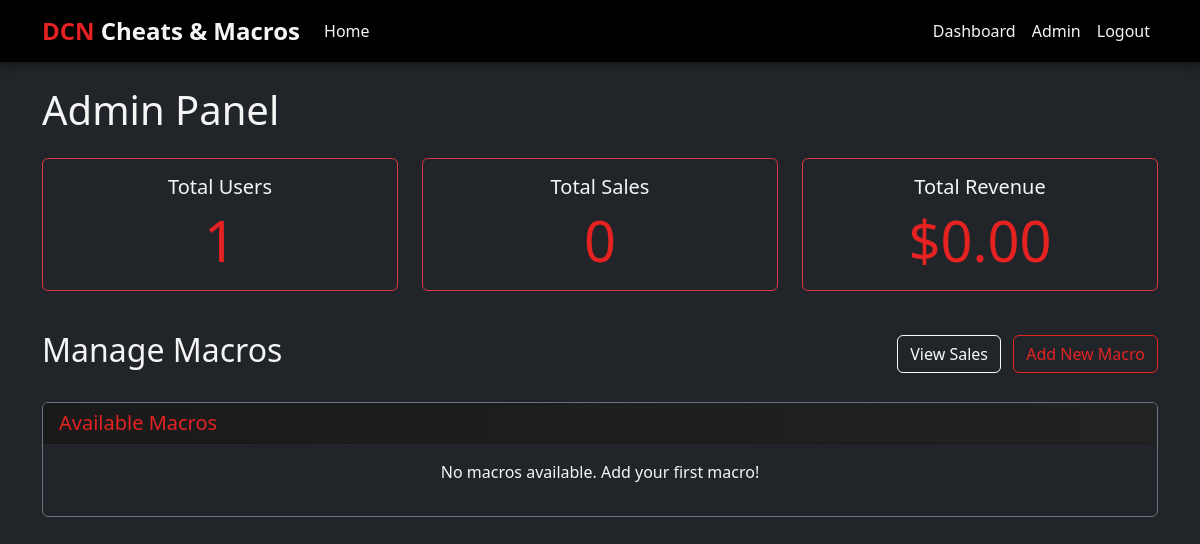
Page /admin (signed in) on the earlier database version.
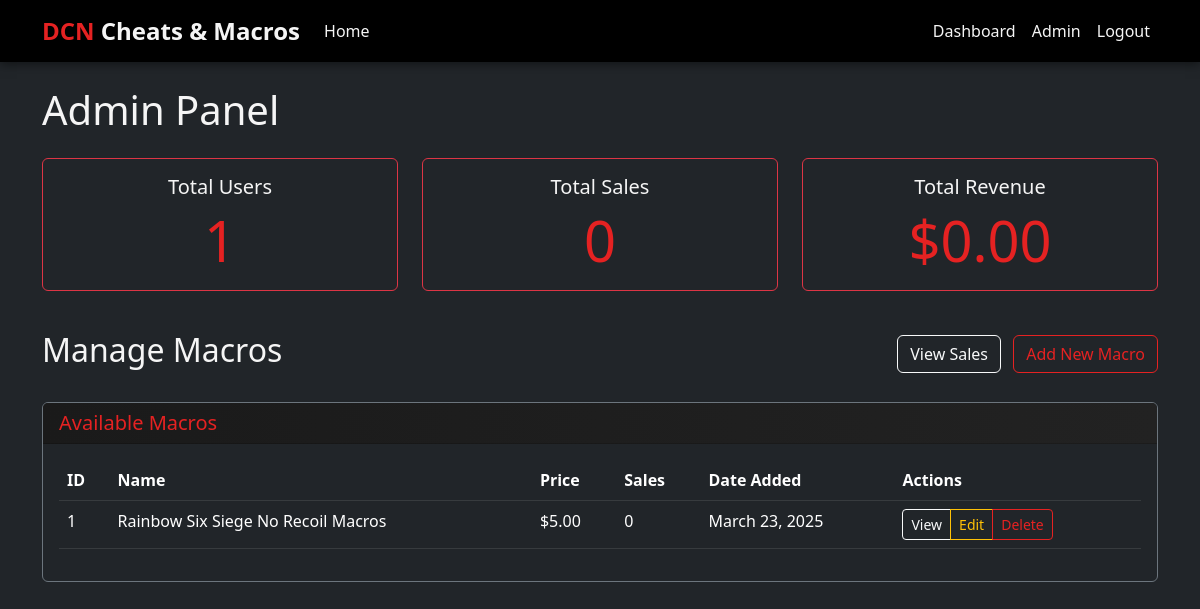
Same page on the later database version.
### app.py (models this page shows, shortened)
class Macro(db.Model):
    id = db.Column(db.Integer, primary_key=True)
    name = db.Column(db.String(100), nullable=False)
    description = db.Column(db.Text, nullable=False)
    price = db.Column(db.Float, nullable=False)
    file_path = db.Column(db.String(200), nullable=False)
    date_added = db.Column(db.DateTime, default=datetime.utcnow)
    purchases = db.relationship('Purchase', backref='product', lazy=True)

### app.py (the view)
@app.route('/admin')
@login_required
def admin():
    if current_user.username != "MiniDuncan":
        flash('Unauthorized access')
        return redirect(url_for('home'))
    macros = Macro.query.all()
    total_users = User.query.count()
    total_sales = Purchase.query.count()
    total_revenue = db.session.query(db.func.sum(Macro.price)).join(Purchase).scalar() or 0
    return render_template('admin.html',
                          macros=macros,
                          total_users=total_users,
                          total_sales=total_sales,
                          total_revenue=total_revenue)

### app.py (called while the page is built)
@login_manager.user_loader
def load_user(user_id):
    return User.query.get(int(user_id))

### templates/admin.html (shortened to what this page needs)
{% extends 'layout.html' %}
{% block content %}
<h1 class="mb-4">Admin Panel</h1>
<div class="row mb-4">
    <div class="col-md-4">
        <div class="card bg-dark border-danger mb-3">
            <div class="card-body text-center">
                <h5 class="card-title">Total Users</h5>
                <p class="card-text display-4 text-danger">{{ total_users }}</p>
            </div>
        </div>
    </div>
    <div class="col-md-4">
        <div class="card bg-dark border-danger mb-3">
            <div class="card-body text-center">
                <h5 class="card-title">Total Sales</h5>
                <p class="card-text display-4 text-danger">{{ total_sales }}</p>
            </div>
        </div>
    </div>
    <div class="col-md-4">
        <div class="card bg-dark border-danger mb-3">
            <div class="card-body text-center">
                <h5 class="card-title">Total Revenue</h5>
                <p class="card-text display-4 text-danger">${{ "%.2f"|format(total_revenue) }}</p>
            </div>
        </div>
    </div>
</div>
<div class="d-flex justify-content-between align-items-center mb-4">
    <h2>Manage Macros</h2>
    <div>
        <a href="{{ url_for('admin_sales') }}" class="btn btn-outline-light me-2">View Sales</a>
        <a href="{{ url_for('add_macro') }}" class="btn btn-outline-danger">Add New Macro</a>
    </div>
</div>
<div class="card bg-dark border-secondary">
    <div class="card-header bg-gradient-dark">
        <h3 class="text-danger h5 mb-0">Available Macros</h3>
    </div>
    <div class="card-body">
        {% if macros %}
            <div class="table-responsive">
                <table class="table table-dark table-hover">
                    <thead>
                        <tr>
                            <th>ID</th>
                            <th>Name</th>
                            <th>Price</th>
                            <th>Sales</th>
                            <th>Date Added</th>
                            <th>Actions</th>
                        </tr>
                    </thead>
                    <tbody>
                        {% for macro in macros %}
                            <tr>
                                <td>{{ macro.id }}</td>
                                <td>{{ macro.name }}</td>
                                <td>${{ "%.2f"|format(macro.price) }}</td>
                                <td>{{ macro.purchases|length }}</td>
                                <td>{{ macro.date_added.strftime('%B %d, %Y') }}</td>
                                <td>
                                    <div class="btn-group" role="group">
                                        <a href="{{ url_for('macro_detail', macro_id=macro.id) }}" class="btn btn-sm btn-outline-light">View</a>
                                        <a href="{{ url_for('edit_macro', macro_id=macro.id) }}" class="btn btn-sm btn-outline-warning">Edit</a>
                                        <button type="button" class="btn btn-sm btn-outline-danger" data-bs-toggle="modal" data-bs-target="#deleteModal{{ macro.id }}">Delete</button>
                                    </div>
                                </td>
                            </tr>
                        {% endfor %}
                    </tbody>
                </table>
            </div>
        {% else %}
            <p class="text-center">No macros available. Add your first macro!</p>
        {% endif %}
    </div>
</div>
{% endblock %}

### templates/layout.html (shortened to what this page needs)
<!DOCTYPE html>
<html lang="en">
<head>
    <link rel="stylesheet" href="https://cdnjs.cloudflare.com/ajax/libs/bootstrap/5.3.0/css/bootstrap.min.css">
    <link rel="stylesheet" href="{{ url_for('static', filename='css/style.css') }}">
</head>
<body class="bg-dark text-light">
    <div class="site-wrapper">
        <nav class="navbar navbar-expand-lg navbar-dark bg-black">
            <div class="container">
                <a class="navbar-brand" href="{{ url_for('home') }}">
                    <span class="text-danger">DCN</span> Cheats & Macros
                </a>
                <div class="collapse navbar-collapse" id="navbarNav">
                    <ul class="navbar-nav me-auto">
                        <li class="nav-item">
                            <a class="nav-link" href="{{ url_for('home') }}">Home</a>
                        </li>
                    </ul>
                    <ul class="navbar-nav">
                        {% if current_user.is_authenticated %}
                            <li class="nav-item">
                                <a class="nav-link" href="{{ url_for('dashboard') }}">Dashboard</a>
                            </li>
                            {% if current_user.username == "MiniDuncan" %}
                                <li class="nav-item">
                                    <a class="nav-link" href="{{ url_for('admin') }}">Admin</a>
                                </li>
                            {% endif %}
                            <li class="nav-item">
                                <a class="nav-link" href="{{ url_for('logout') }}">Logout</a>
                            </li>
                        {% endif %}
                    </ul>
                </div>
            </div>
        </nav>
        <div class="container mt-4">
            {% block content %}{% endblock %}
        </div>
    </div>
</body>
</html>

### static/css/style.css (style rules this page uses)
body { background-color: #000; font-family: 'Segoe UI', Tahoma, Geneva, Verdana, sans-serif; color: #f5f5f5; }
p { color: #f5f5f5; }
.bg-gradient-dark { background: linear-gradient(to right, #1a1a1a, #222); }
.card { transition: transform 0.3s, box-shadow 0.3s; color: #f5f5f5; }
.btn-outline-danger { color: #e52222; border-color: #e52222; }
.text-danger { color: #e52222 !important; }
.text-light { color: #f5f5f5 !important; }
.navbar { box-shadow: 0 2px 10px rgba(0, 0, 0, 0.5); }
.navbar-brand { font-weight: bold; font-size: 1.5rem; color: #f5f5f5; }
.navbar-nav .nav-link { color: #f5f5f5; }
.table-dark { background-color: #1a1a1a; color: #f5f5f5; }
.table-dark thead { background-color: #222; color: #f5f5f5; }

Differences in the rows shown:
added Macro: id "1", name "Rainbow Six Siege No Recoil Macros", price "5.00", purchases|length "0", date_added "March 23, 2025"
Other differences:
text no longer shown: "No macros available. Add your first macro!"
text now shown: "ID Name Price Sales Date Added Actions"
